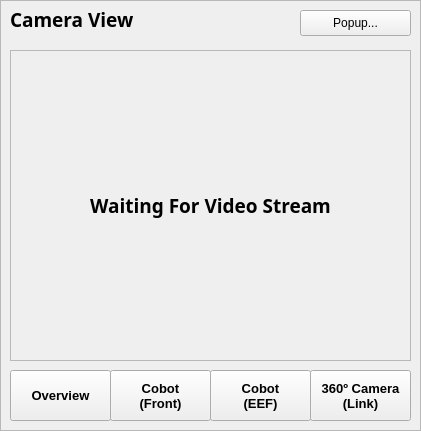
   <widget class="QFrame" name="frame">
    <property name="geometry">
     <rect>
      <x>1020</x>
      <y>300</y>
      <width>421</width>
      <height>431</height>
     </rect>
    </property>
    <property name="frameShape">
     <enum>QFrame::StyledPanel</enum>
    </property>
    <property name="frameShadow">
     <enum>QFrame::Plain</enum>
    </property>
    <widget class="QLabel" name="label_31">
     <property name="geometry">
      <rect>
       <x>10</x>
       <y>10</y>
       <width>231</width>
       <height>19</height>
      </rect>
     </property>
     <property name="font">
      <font>
       <family>3ds</family>
       <pointsize>14</pointsize>
       <weight>75</weight>
       <bold>true</bold>
      </font>
     </property>
     <property name="text">
      <string>Camera View</string>
     </property>
    </widget>
    <widget class="QPushButton" name="btn_camera_popup">
     <property name="geometry">
      <rect>
       <x>300</x>
       <y>10</y>
       <width>111</width>
       <height>26</height>
      </rect>
     </property>
     <property name="text">
      <string>Popup...</string>
     </property>
    </widget>
    <widget class="QPushButton" name="btn_cobot_front">
     <property name="geometry">
      <rect>
       <x>110</x>
       <y>370</y>
       <width>101</width>
       <height>51</height>
      </rect>
     </property>
     <property name="font">
      <font>
       <pointsize>10</pointsize>
       <weight>75</weight>
       <bold>true</bold>
      </font>
     </property>
     <property name="text">
      <string>Cobot
(Front)</string>
     </property>
    </widget>
    <widget class="QLabel" name="image_streaming">
     <property name="geometry">
      <rect>
       <x>10</x>
       <y>50</y>
       <width>401</width>
       <height>311</height>
      </rect>
     </property>
     <property name="font">
      <font>
       <family>3ds</family>
       <pointsize>14</pointsize>
       <weight>75</weight>
       <bold>true</bold>
      </font>
     </property>
     <property name="frameShape">
      <enum>QFrame::StyledPanel</enum>
     </property>
     <property name="text">
      <string>Waiting For Video Stream</string>
     </property>
     <property name="alignment">
      <set>Qt::AlignCenter</set>
     </property>
    </widget>
    <widget class="QPushButton" name="btn_overview">
     <property name="geometry">
      <rect>
       <x>10</x>
       <y>370</y>
       <width>101</width>
       <height>51</height>
      </rect>
     </property>
     <property name="font">
      <font>
       <pointsize>10</pointsize>
       <weight>75</weight>
       <bold>true</bold>
      </font>
     </property>
     <property name="text">
      <string>Overview</string>
     </property>
    </widget>
    <widget class="QPushButton" name="btn_cobot_eef">
     <property name="geometry">
      <rect>
       <x>210</x>
       <y>370</y>
       <width>101</width>
       <height>51</height>
      </rect>
     </property>
     <property name="font">
      <font>
       <pointsize>10</pointsize>
       <weight>75</weight>
       <bold>true</bold>
      </font>
     </property>
     <property name="text">
      <string>Cobot
(EEF)</string>
     </property>
    </widget>
    <widget class="QPushButton" name="btn_360cam">
     <property name="geometry">
      <rect>
       <x>310</x>
       <y>370</y>
       <width>101</width>
       <height>51</height>
      </rect>
     </property>
     <property name="font">
      <font>
       <pointsize>10</pointsize>
       <weight>75</weight>
       <bold>true</bold>
      </font>
     </property>
     <property name="text">
      <string>360º Camera
(Link)</string>
     </property>
    </widget>
   </widget>
